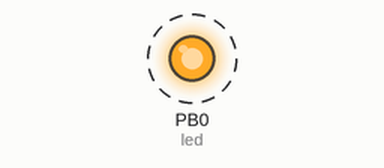
This sketch was run on a simulated ATtiny85, built with avr-gcc and run on an emulated ATtiny85. On the bench: output pins drawn as LEDs (lit = HIGH). Dashed ring = blinking.

Above: at 0.02 s.
Timing chart, 0 to 3.0 s (numbered marks = the images above):
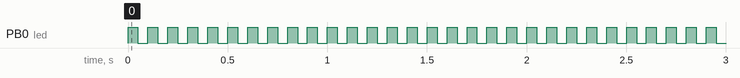

The sketch:

attiny85-led.ino
```cpp
int led = 0;

void setup() {
  pinMode(led, OUTPUT);
}

void loop() {
  digitalWrite(led, HIGH);
  delay(50);
  digitalWrite(led, LOW);
  delay(50);
}
```

Measured:
- by itself, PB0 (led): alternates HIGH for 0.05 s and LOW for 0.05 s
